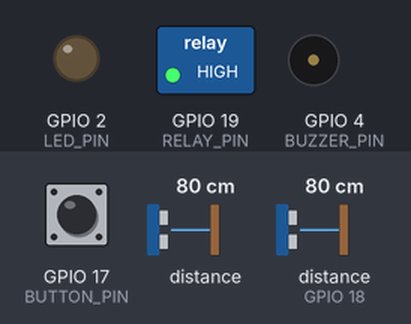
The sketch below on a simulated ESP32. Shown: switched loads named in the sketch (green lamp = pin HIGH), output pins drawn as LEDs (lit = HIGH), buzzer (waves = sounding, pin HIGH). The inputs (shaded band) are chosen by the test bench; at power-on: GPIO 17 (BUTTON_PIN) HIGH, distance to the obstacle 80 cm, distance to the obstacle (sensor on GPIO 18) 80 cm. The echo pulse lasts 58.3 µs per cm; nothing arrives over Bluetooth unless stated; pins used as bus, display or sensor lines are not drawn; what the sketch prints to the serial monitor is not drawn.

Above: at 1.2 s.
1.3 s: GPIO 17 (BUTTON_PIN) pulled LOW for 0.15 s
At 1.7 s:
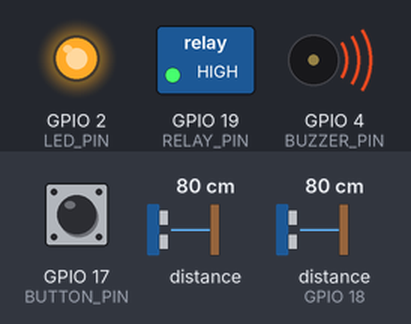
2.9 s: distance to the obstacle (sensor 0) set to 7 cm
4.4 s: distance to the obstacle (sensor 0) set to 4 cm
At 4.8 s:
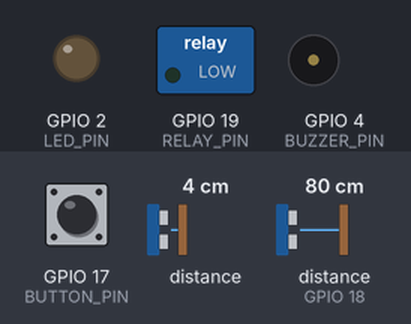
5.9 s: distance to the obstacle (sensor on GPIO 18) set to 12 cm
7.4 s: distance to the obstacle (sensor on GPIO 18) set to 9 cm
At 8.8 s:
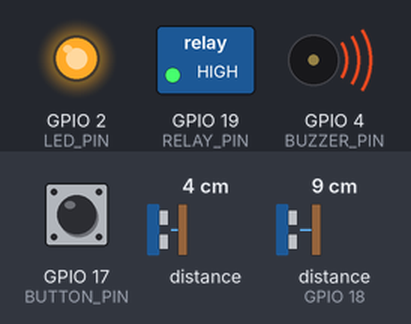
Timing chart, 0 to 10.4 s (numbered marks = the images above; inputs shaded):
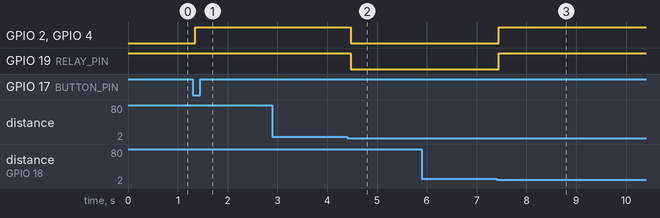

The sketch:

train_unit.ino
```cpp
/*
  Railway Accident Prevention System (ESP32)
  -------------------------------------------
  Refactored for reliability, better synchronization, real-time performance, and safe resume logic.
  Updated to include robust red signal detection with specific IR signal check to reduce false halts.
*/

#include <Wire.h>
#include <Adafruit_VL53L0X.h>
#include <IRremote.h>
#include "BluetoothSerial.h"
#include "freertos/FreeRTOS.h"
#include "freertos/task.h"
#include "freertos/semphr.h"

// Pin Definitions
#define BUTTON_PIN 17
#define IR_RECEIVE_PIN 15
#define TRIG_PIN 5
#define ECHO_PIN 18
#define RELAY_PIN 19
#define BUZZER_PIN 4
#define LED_PIN 2

// Timing Constants
static constexpr uint32_t SENSOR_RATE_MS = 25; // Reduced for faster sampling
static constexpr uint32_t BUTTON_DEBOUNCE_MS = 300;
static constexpr uint32_t LIDAR_OBSTACLE_THRESHOLD_MM = 50;
static constexpr uint32_t ULTRASONIC_OBSTACLE_THRESHOLD_CM = 10;
static constexpr uint32_t ULTRASONIC_TIMEOUT_US = 30000UL;
static constexpr uint32_t IR_SIGNAL_TIMEOUT_MS = 2000; // 2 seconds timeout for red signal

// System States
enum class SystemState : uint8_t { OFF, ON };

// Hazard type definitions using bit fields for simultaneous tracking
typedef enum {
    NO_HAZARD = 0,          // No hazards detected
    OBSTACLE = 1 << 0,      // Obstacle detected by ultrasonic/IR
    TRACK_DEFECT = 1 << 1,  // Track defect detected by LiDAR
    RED_SIGNAL = 1 << 2     // Red signal detected by IR receiver
} HazardType;

// Shared State
static SemaphoreHandle_t stateMutex = nullptr;
static SystemState systemState = SystemState::OFF;
static uint8_t activeHazards = NO_HAZARD;
static SemaphoreHandle_t hazardMutex = nullptr;
static unsigned long lastSignalTime = 0; // Timestamp of last IR signal

// FreeRTOS Handles
static TaskHandle_t sensorTaskHandle = nullptr;
static TaskHandle_t buttonTaskHandle = nullptr;
static TaskHandle_t bluetoothTaskHandle = nullptr;

// Sensor and Comm Objects
static Adafruit_VL53L0X lox;
static BluetoothSerial SerialBT;
static bool lidarSensorAvailable = false;

// Function Declarations
void setup();
void loop();
static void buttonTask(void* parameters);
static void bluetoothTask(void* parameters);
static void setSystemState(SystemState newState);
static void updateTrainState();
static void sensorTask(void* parameters);
static int32_t readLiDAR();
static int32_t readUltrasonic();
static uint8_t readSensors(); // Returns bit field of detected hazards
static void logMessage(const char* message);
static void initSensors();

// Setup Function
void setup() {
    Serial.begin(115200);
    SerialBT.begin("RailwayTrain");

    // Configure pins
    pinMode(BUTTON_PIN, INPUT_PULLUP);
    pinMode(TRIG_PIN, OUTPUT);
    pinMode(ECHO_PIN, INPUT);
    pinMode(RELAY_PIN, OUTPUT);
    pinMode(BUZZER_PIN, OUTPUT);
    pinMode(LED_PIN, OUTPUT);

    // Set initial state
    digitalWrite(RELAY_PIN, HIGH);  // Train OFF initially
    digitalWrite(BUZZER_PIN, LOW);
    digitalWrite(LED_PIN, LOW);

    // Initialize FreeRTOS objects
    stateMutex = xSemaphoreCreateMutex();
    hazardMutex = xSemaphoreCreateMutex();
    if (!stateMutex || !hazardMutex) {
        logMessage("❌ FreeRTOS resource creation failed!");
        while (1) { delay(1000); } // Safety halt
    }

    // Initialize sensors
    initSensors();

    // Create FreeRTOS tasks
    BaseType_t taskCreated = pdFALSE;

    taskCreated = xTaskCreatePinnedToCore(
        sensorTask,           // Function
        "SensorTask",         // Name
        4096,                 // Stack size
        nullptr,              // Parameters
        1,                    // Priority
        &sensorTaskHandle,    // Handle
        1);                   // Core

    if (taskCreated != pdPASS) {
        logMessage("❌ Failed to create sensor task!");
    }

    taskCreated = xTaskCreatePinnedToCore(
        buttonTask,           // Function
        "ButtonTask",         // Name
        2048,                 // Stack size
        nullptr,              // Parameters
        1,                    // Priority
        &buttonTaskHandle,    // Handle
        0);                   // Core

    if (taskCreated != pdPASS) {
        logMessage("❌ Failed to create button task!");
    }

    taskCreated = xTaskCreatePinnedToCore(
        bluetoothTask,        // Function
        "BluetoothTask",      // Name
        2048,                 // Stack size
        nullptr,              // Parameters
        1,                    // Priority
        &bluetoothTaskHandle, // Handle
        0);                   // Core

    if (taskCreated != pdPASS) {
        logMessage("❌ Failed to create bluetooth task!");
    }

    logMessage("📲 System Ready. Use button or Bluetooth to toggle ON/OFF.");
}

// Initialize sensors
static void initSensors() {
    // Initialize IR receiver
    IrReceiver.begin(IR_RECEIVE_PIN, ENABLE_LED_FEEDBACK);

    // Initialize VL53L0X sensor with retry
    lidarSensorAvailable = false;
    Wire.begin();

    for (int i = 0; i < 3 && !lidarSensorAvailable; i++) {
        lidarSensorAvailable = lox.begin();
        if (!lidarSensorAvailable) {
            delay(100);
        }
    }

    if (!lidarSensorAvailable) {
        logMessage("❌ VL53L0X sensor init failure - continuing without LiDAR");
    } else {
        lox.setMeasurementTimingBudgetMicroSeconds(20000); // Set to 20 ms (20000 μs) for high-speed mode
        logMessage("✅ VL53L0X sensor initialized successfully");
    }
}

// Main Loop - Lightweight since tasks handle the work
void loop() {
    vTaskDelay(pdMS_TO_TICKS(1000)); // Just to prevent watchdog timeouts
}

// Button Task
static void buttonTask(void* parameters) {
    TickType_t lastPressTime = 0;
    bool lastState = HIGH;

    while (true) {
        bool currentState = digitalRead(BUTTON_PIN);
        TickType_t currentTime = xTaskGetTickCount();

        // Check for button press with debounce
        if (lastState == HIGH && currentState == LOW &&
            (currentTime - lastPressTime) > pdMS_TO_TICKS(BUTTON_DEBOUNCE_MS)) {

            // Check current system state
            SystemState currentSystemState;
            xSemaphoreTake(stateMutex, portMAX_DELAY);
            currentSystemState = systemState;
            xSemaphoreGive(stateMutex);

            // Toggle system state
            setSystemState(currentSystemState == SystemState::ON ? SystemState::OFF : SystemState::ON);

            // Update last press time
            lastPressTime = currentTime;
        }

        lastState = currentState;
        vTaskDelay(pdMS_TO_TICKS(50)); // Small delay to prevent busy-waiting
    }
}

// Bluetooth Task
static void bluetoothTask(void* parameters) {
    char buf[32] = {0};

    while (true) {
        if (SerialBT.available()) {
            memset(buf, 0, sizeof(buf));
            size_t len = SerialBT.readBytesUntil('\n', buf, sizeof(buf) - 1);
            buf[len] = '\0';

            // Convert to uppercase for case-insensitive comparison
            for (size_t i = 0; i < len; i++) {
                buf[i] = toupper(buf[i]);
            }

            // Process command
            SystemState currentState;
            xSemaphoreTake(stateMutex, portMAX_DELAY);
            currentState = systemState;
            xSemaphoreGive(stateMutex);

            if (strncmp(buf, "ON", 2) == 0) {
                if (currentState == SystemState::OFF) {
                    setSystemState(SystemState::ON);
                    SerialBT.println("✅ System ON");
                } else {
                    SerialBT.println("ℹ️ System already ON");
                }
            } else if (strncmp(buf, "OFF", 3) == 0) {
                if (currentState == SystemState::ON) {
                    setSystemState(SystemState::OFF);
                    SerialBT.println("❌ System OFF");
                } else {
                    SerialBT.println("ℹ️ System already OFF");
                }
            } else {
                SerialBT.println("⚠️ Invalid command. Use 'ON' or 'OFF'.");
            }
        }
        vTaskDelay(pdMS_TO_TICKS(50)); // Small delay to prevent busy-waiting
    }
}

// Set System State
static void setSystemState(SystemState newState) {
    xSemaphoreTake(stateMutex, portMAX_DELAY);
    systemState = newState;
    xSemaphoreGive(stateMutex);

    if (newState == SystemState::ON) {
        // Read sensors once to initialize activeHazards
        uint8_t initialHazards = readSensors();
        xSemaphoreTake(hazardMutex, portMAX_DELAY);
        activeHazards = initialHazards;
        xSemaphoreGive(hazardMutex);
    }

    updateTrainState(); // Update train state immediately

    if (newState == SystemState::ON) {
        logMessage("✅ SYSTEM ON");
    } else {
        logMessage("❌ SYSTEM OFF");
    }
}

// Update Train State based on systemState and activeHazards
static void updateTrainState() {
    xSemaphoreTake(stateMutex, portMAX_DELAY);
    SystemState currentState = systemState;
    xSemaphoreGive(stateMutex);

    xSemaphoreTake(hazardMutex, portMAX_DELAY);
    uint8_t currentHazards = activeHazards;
    xSemaphoreGive(hazardMutex);

    if (currentState == SystemState::OFF) {
        digitalWrite(RELAY_PIN, HIGH);  // Stop train
        digitalWrite(BUZZER_PIN, LOW);  // Off
        digitalWrite(LED_PIN, LOW);     // Off
    } else if (currentState == SystemState::ON) {
        if (currentHazards != NO_HAZARD) {
            digitalWrite(RELAY_PIN, HIGH);  // Stop train
            digitalWrite(BUZZER_PIN, HIGH); // On
            digitalWrite(LED_PIN, HIGH);    // On
        } else {
            digitalWrite(RELAY_PIN, LOW);   // Run train
            digitalWrite(BUZZER_PIN, LOW);  // Off
            digitalWrite(LED_PIN, LOW);     // Off
        }
    }
}

// Sensor Task
static void sensorTask(void* parameters) {
    while (true) {
        xSemaphoreTake(stateMutex, portMAX_DELAY);
        SystemState currentState = systemState;
        xSemaphoreGive(stateMutex);

        if (currentState == SystemState::ON) {
            uint8_t currentHazards = readSensors();
            xSemaphoreTake(hazardMutex, portMAX_DELAY);
            activeHazards = currentHazards;
            xSemaphoreGive(hazardMutex);

            updateTrainState();
        }

        vTaskDelay(pdMS_TO_TICKS(SENSOR_RATE_MS));
    }
}

// Read Sensors and return bit field of detected hazards
static uint8_t readSensors() {
    uint8_t hazards = NO_HAZARD;

    // LiDAR Detection
    if (lidarSensorAvailable) {
        int32_t lidarDist = readLiDAR();
        if (lidarDist > 0) {
            Serial.printf("📏 LiDAR Distance: %d mm\n", lidarDist);
            SerialBT.printf("📏 LiDAR Distance: %d mm\n", lidarDist);
            if (lidarDist > LIDAR_OBSTACLE_THRESHOLD_MM) {
                hazards |= TRACK_DEFECT;
                logMessage("🚧 Track defect detected!");
            }
        }
    }

    // Ultrasonic Detection
    int32_t ultraDist = readUltrasonic();
    if (ultraDist > 0) {
        Serial.printf("📏 Ultrasonic Distance: %d cm\n", ultraDist);
        SerialBT.printf("📏 Ultrasonic Distance: %d cm\n", ultraDist);
        if (ultraDist < ULTRASONIC_OBSTACLE_THRESHOLD_CM) {
            hazards |= OBSTACLE;
            logMessage("⚠️ Obstacle detected!");
        }
    }

    // IR Signal Detection with Debug Prints
    if (IrReceiver.decode()) {
        // Print signal details for debugging
        Serial.print("Protocol: ");
        Serial.println(IrReceiver.decodedIRData.protocol);
        Serial.print("Address: 0x");
        Serial.println(IrReceiver.decodedIRData.address, HEX);
        Serial.print("Command: 0x");
        Serial.println(IrReceiver.decodedIRData.command, HEX);

        // Check for the red signal (updated to Command: 0xAA)
        if (IrReceiver.decodedIRData.protocol == 8 &&
            IrReceiver.decodedIRData.address == 0x0 &&
            IrReceiver.decodedIRData.command == 0xAA) {
            lastSignalTime = millis();
            logMessage("🔴 Red signal detected!");
        }
        IrReceiver.resume();
    }

    // Check if the red signal is still active within the timeout period
    if (millis() - lastSignalTime < IR_SIGNAL_TIMEOUT_MS) {
        hazards |= RED_SIGNAL;
    }

    return hazards;
}

// Sensor Reading Functions
static int32_t readLiDAR() {
    if (!lidarSensorAvailable) return -1;

    VL53L0X_RangingMeasurementData_t measurement;
    lox.rangingTest(&measurement, false);

    // Check for valid measurement
    if (measurement.RangeStatus != 4) {  // 4 = out of range
        return measurement.RangeMilliMeter;
    }

    return -1; // Invalid reading
}

static int32_t readUltrasonic() {
    // Send trigger pulse
    digitalWrite(TRIG_PIN, LOW);
    delayMicroseconds(2);
    digitalWrite(TRIG_PIN, HIGH);
    delayMicroseconds(10);
    digitalWrite(TRIG_PIN, LOW);

    // Read echo pulse duration with timeout
    long duration = pulseIn(ECHO_PIN, HIGH, ULTRASONIC_TIMEOUT_US);

    // Convert to distance if valid reading
    if (duration > 0) {
        return duration * 0.034 / 2; // Speed of sound conversion to cm
    }

    return -1; // Invalid reading
}

// Utility function for consistent logging
static void logMessage(const char* message) {
    Serial.println(message);
    SerialBT.println(message);
}
```

Measured:
- the behaviour switches between 6 and 5 cm on distance to the obstacle (sensor 0) (found by bisection; images 1 and 2)
- the behaviour switches between 11 and 10 cm on distance to the obstacle (sensor on GPIO 18) (found by bisection; images 2 and 3)
- after the input at 1.3 s, GPIO 2 (LED_PIN), GPIO 4 (BUZZER_PIN): LOW → HIGH after 0.05 s
- after the input at 2.9 s, every drawn part: stays the same
- after the input at 4.4 s, GPIO 2 (LED_PIN), GPIO 19 (RELAY_PIN), GPIO 4 (BUZZER_PIN): HIGH → LOW after 0.07 s
- after the input at 5.9 s, every drawn part: stays the same
- after the input at 7.4 s, GPIO 2 (LED_PIN), GPIO 19 (RELAY_PIN), GPIO 4 (BUZZER_PIN): LOW → HIGH after 0.05 s
